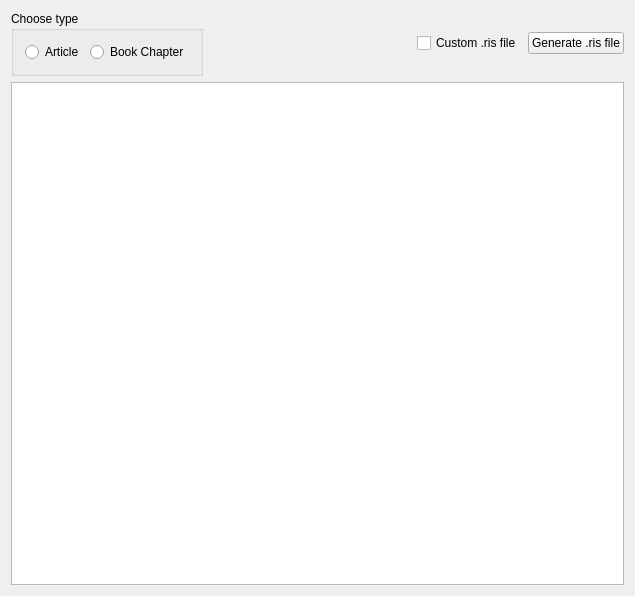
<?xml version="1.0" encoding="UTF-8"?>
<ui version="4.0">
 <class>Widget</class>
 <widget class="QWidget" name="Widget">
  <property name="geometry">
   <rect>
    <x>0</x>
    <y>0</y>
    <width>635</width>
    <height>596</height>
   </rect>
  </property>
  <property name="windowTitle">
   <string>Widget</string>
  </property>
  <layout class="QVBoxLayout" name="verticalLayout_2" stretch="0,9">
   <item>
    <layout class="QHBoxLayout" name="horizontalLayout">
     <item>
      <widget class="QGroupBox" name="groupBox">
       <property name="title">
        <string>Choose type </string>
       </property>
       <layout class="QHBoxLayout" name="horizontalLayout_3">
        <item>
         <widget class="QRadioButton" name="articleRadioButton">
          <property name="text">
           <string>Article</string>
          </property>
         </widget>
        </item>
        <item>
         <widget class="QRadioButton" name="chapterRadioButton">
          <property name="text">
           <string>Book Chapter</string>
          </property>
         </widget>
        </item>
       </layout>
      </widget>
     </item>
     <item>
      <spacer name="horizontalSpacer">
       <property name="orientation">
        <enum>Qt::Horizontal</enum>
       </property>
       <property name="sizeHint" stdset="0">
        <size>
         <width>40</width>
         <height>20</height>
        </size>
       </property>
      </spacer>
     </item>
     <item alignment="Qt::AlignRight">
      <widget class="QCheckBox" name="custRisCheckBox">
       <property name="text">
        <string>Custom .ris file</string>
       </property>
      </widget>
     </item>
     <item alignment="Qt::AlignRight">
      <widget class="QPushButton" name="risGenPushButton">
       <property name="text">
        <string>Generate .ris file</string>
       </property>
      </widget>
     </item>
    </layout>
   </item>
   <item>
    <widget class="QTextEdit" name="textEdit"/>
   </item>
  </layout>
 </widget>
 <layoutdefault spacing="6" margin="11"/>
 <resources/>
 <connections/>
</ui>
